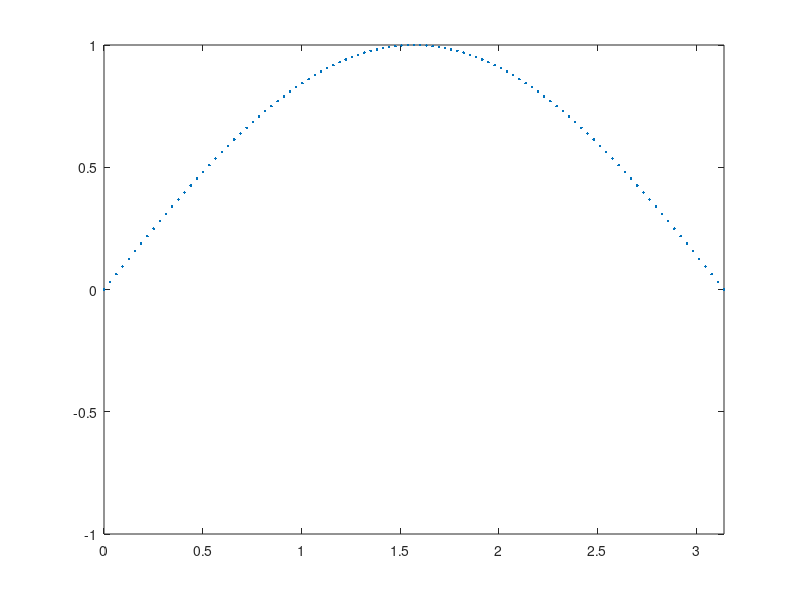
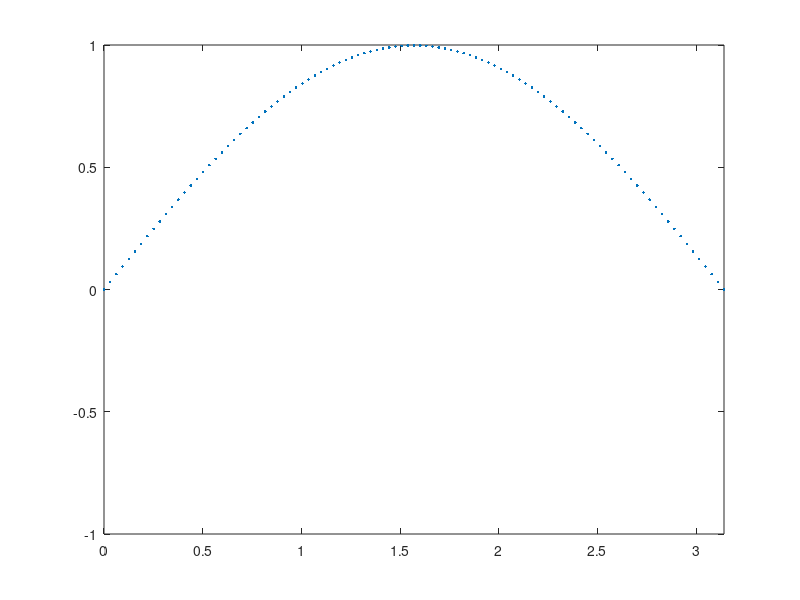
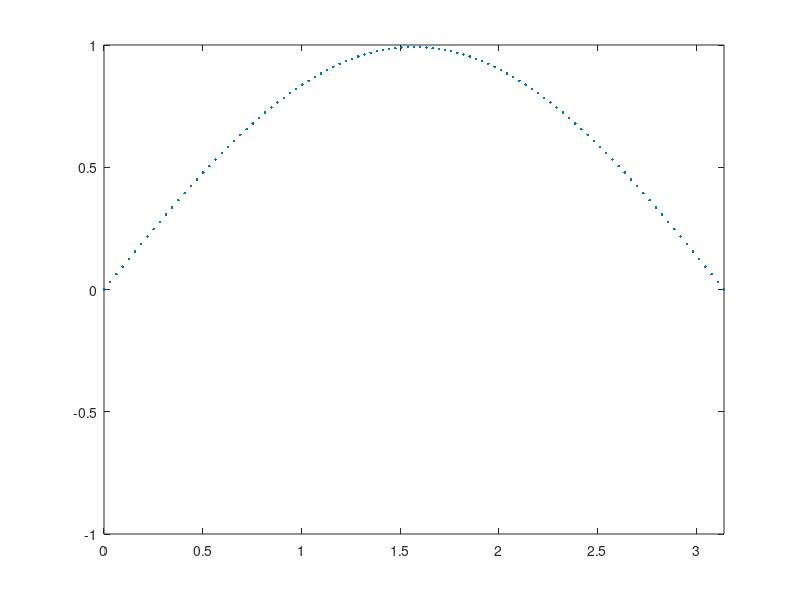
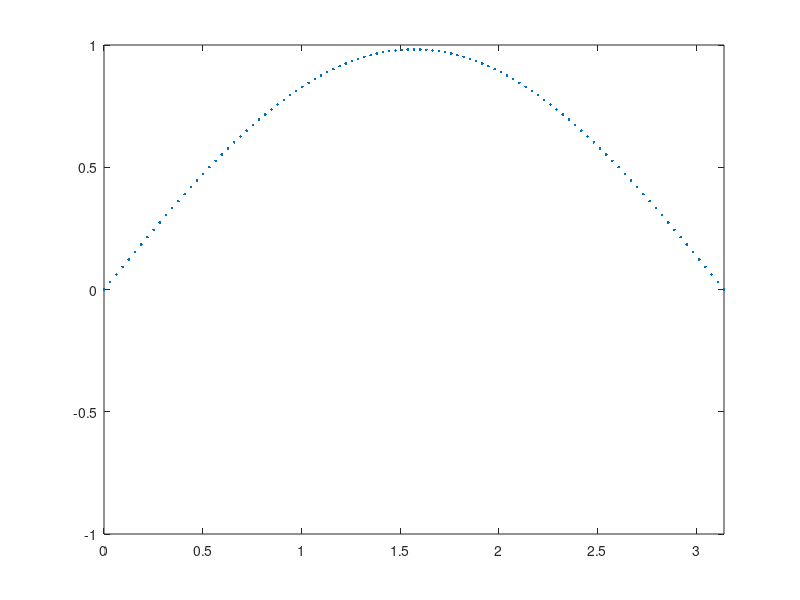

Source code (MATLAB) for these figures, in order:
clear;
cd output

c = 1;
topeX = pi;
pasoX = topeX/100;
T = (2*pi)/c;
pasoT = T/100;
x = [0:pasoX:topeX];

function y = senoidal(x,t,c)
  y = 0.5 * ( sin(x + c*t) + sin(x - c*t));
endfunction

% Para pasar handler
f = @(x,t) senoidal(x,t,c);

for t = [0:pasoT:T]
  f(x,t)
  plot( x, f(x,t),"." );
  axis([0,topeX,-1,1]);
  nombreImagen = sprintf("%05d.png",t/pasoT);
  print("-dpng",nombreImagen);
endfor

cd ..